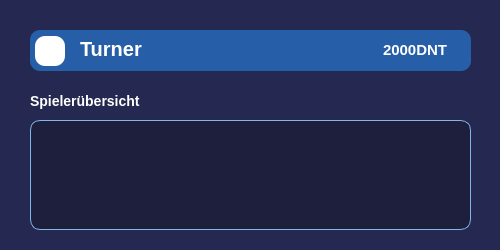
       <widget class="QWidget" name="Spieleranzeige_3" native="true">
        <property name="geometry">
         <rect>
          <x>1360</x>
          <y>30</y>
          <width>500</width>
          <height>250</height>
         </rect>
        </property>
        <property name="minimumSize">
         <size>
          <width>500</width>
          <height>250</height>
         </size>
        </property>
        <property name="maximumSize">
         <size>
          <width>500</width>
          <height>250</height>
         </size>
        </property>
        <property name="styleSheet">
         <string notr="true">background-color:#252850;
border-radius:10px;
color:white;;
</string>
        </property>
        <widget class="QWidget" name="Spieler_3" native="true">
         <property name="geometry">
          <rect>
           <x>30</x>
           <y>30</y>
           <width>441</width>
           <height>41</height>
          </rect>
         </property>
         <property name="styleSheet">
          <string notr="true">background-color: #275EA8;
border-radius:10px;</string>
         </property>
         <widget class="QWidget" name="Spielerfarbe_7" native="true">
          <property name="geometry">
           <rect>
            <x>5</x>
            <y>6</y>
            <width>30</width>
            <height>30</height>
           </rect>
          </property>
          <property name="styleSheet">
           <string notr="true">background-color: white;
</string>
          </property>
         </widget>
         <widget class="QLabel" name="Geld_5">
          <property name="geometry">
           <rect>
            <x>353</x>
            <y>10</y>
            <width>71</width>
            <height>20</height>
           </rect>
          </property>
          <property name="styleSheet">
           <string notr="true">border: 0px solid black;
font-weight: 800;
font-size : 15px;</string>
          </property>
          <property name="text">
           <string>2000DNT</string>
          </property>
         </widget>
         <widget class="QLabel" name="Geld_6">
          <property name="geometry">
           <rect>
            <x>50</x>
            <y>9</y>
            <width>71</width>
            <height>20</height>
           </rect>
          </property>
          <property name="styleSheet">
           <string notr="true">border: 0px solid black;
font-weight: 800;
font-size : 20px;</string>
          </property>
          <property name="text">
           <string>Turner</string>
          </property>
         </widget>
        </widget>
        <widget class="QLabel" name="playersHeaderLabel">
         <property name="geometry">
          <rect>
           <x>30</x>
           <y>90</y>
           <width>441</width>
           <height>21</height>
          </rect>
         </property>
         <property name="styleSheet">
          <string notr="true">border: 0px solid black;
font-weight: 800;
font-size : 14px;</string>
         </property>
         <property name="text">
          <string>Spielerübersicht</string>
         </property>
        </widget>
        <widget class="QTextEdit" name="playersText">
         <property name="geometry">
          <rect>
           <x>30</x>
           <y>120</y>
           <width>441</width>
           <height>110</height>
          </rect>
         </property>
         <property name="styleSheet">
          <string notr="true">border: 1px solid #84b6e6;
background-color: #1d1f3d;
color: white;
font-size: 14px;
padding: 6px;</string>
         </property>
         <property name="readOnly">
          <bool>true</bool>
         </property>
        </widget>
        <widget class="QPushButton" name="logExitButton">
         <property name="geometry">
          <rect>
           <x>20</x>
           <y>790</y>
           <width>200</width>
           <height>40</height>
          </rect>
         </property>
         <property name="text">
          <string>Log verlassen</string>
         </property>
        </widget>
       </widget>
